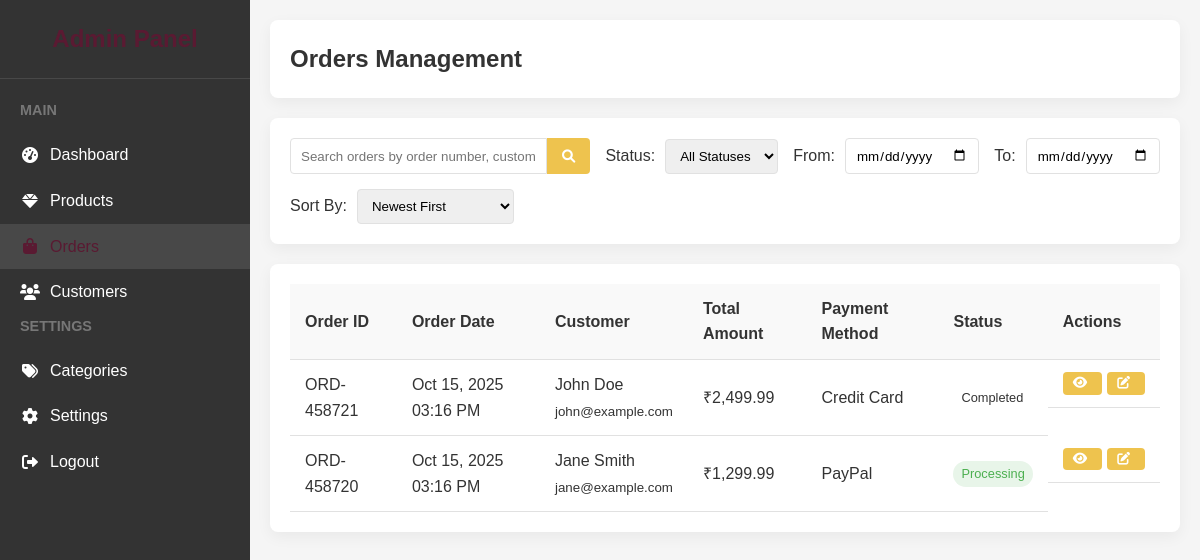
/admin/orders.php (signed in), run on the app's committed database.
### tables this page shows
CREATE TABLE IF NOT EXISTS orders (
  id INT AUTO_INCREMENT PRIMARY KEY,
  order_number VARCHAR(20) NOT NULL UNIQUE,
  customer_id INT,
  total_amount DECIMAL(10,2) NOT NULL,
  shipping_address TEXT NOT NULL,
  payment_method VARCHAR(50) NOT NULL,
  status VARCHAR(20) NOT NULL DEFAULT 'Processing',
  created_at TIMESTAMP DEFAULT CURRENT_TIMESTAMP,
  FOREIGN KEY (customer_id) REFERENCES customers(id) ON DELETE SET NULL
);

CREATE TABLE IF NOT EXISTS customers (
  id INT AUTO_INCREMENT PRIMARY KEY,
  first_name VARCHAR(50) NOT NULL,
  last_name VARCHAR(50) NOT NULL,
  email VARCHAR(100) NOT NULL UNIQUE,
  password VARCHAR(255) NOT NULL,
  phone VARCHAR(20),
  address TEXT,
  city VARCHAR(50),
  state VARCHAR(50),
  zip VARCHAR(20),
  country VARCHAR(50),
  created_at TIMESTAMP DEFAULT CURRENT_TIMESTAMP
);

### admin/orders.php (the view, shortened to what this page needs)
<?php
require_once "../includes/config.php";
$search = "";
$filter_date_from = "";
$filter_date_to = "";
$sort = "date_desc";
$page = 1;
$limit = 10;
$offset = ($page - 1) * $limit;
$base_query = "FROM orders o
              LEFT JOIN customers c ON o.customer_id = c.id
              WHERE 1=1";
$order_by = "";
switch($sort) {
    case "date_desc":
        $order_by = "o.created_at DESC";
        break;
}
function formatIndianCurrency($amount) {
    $formatted = number_format((float)$amount, 2, '.', ',');
    return '₹' . $formatted;
}
$orders = [];
$sql = "SELECT o.*, CONCAT(c.first_name, ' ', c.last_name) as customer_name, c.email as customer_email "
      . $base_query . " ORDER BY " . $order_by . " LIMIT " . $offset . ", " . $limit;
if($result = mysqli_query($conn, $sql)) {
    while($row = mysqli_fetch_assoc($result)) {
        $orders[] = $row;
    }
}
?>
<!DOCTYPE html>
<html lang="en">
<head>
    <link rel="stylesheet" href="https://cdnjs.cloudflare.com/ajax/libs/font-awesome/6.0.0-beta3/css/all.min.css">
</head>
<body>
    <div class="admin-container">
        <div class="sidebar">
            <div class="sidebar-header">
                <h2>Admin Panel</h2>
            </div>
            <div class="sidebar-menu">
                <h3>Main</h3>
                <a href="dashboard.php" class="menu-item">
                    <i class="fas fa-tachometer-alt"></i>
                    <span>Dashboard</span>
                </a>
                <a href="products.php" class="menu-item">
                    <i class="fas fa-gem"></i>
                    <span>Products</span>
                </a>
                <a href="orders.php" class="menu-item active">
                    <i class="fas fa-shopping-bag"></i>
                    <span>Orders</span>
                </a>
                <a href="customers.php" class="menu-item">
                    <i class="fas fa-users"></i>
                    <span>Customers</span>
                </a>
                <h3>Settings</h3>
                <a href="categories.php" class="menu-item">
                    <i class="fas fa-tags"></i>
                    <span>Categories</span>
                </a>
                <a href="settings.php" class="menu-item">
                    <i class="fas fa-cog"></i>
                    <span>Settings</span>
                </a>
                <a href="logout.php" class="menu-item">
                    <i class="fas fa-sign-out-alt"></i>
                    <span>Logout</span>
                </a>
            </div>
        </div>
        <div class="main-content">
            <div class="header">
                <div class="header-title">
                    <h1>Orders Management</h1>
                </div>
            </div>
            <div class="filter-bar">
                <form action="" method="get" class="search-form">
                    <input type="text" name="search" class="search-input" placeholder="Search orders by order number, customer..." value="<?php echo htmlspecialchars($search); ?>">
                    <button type="submit" class="search-btn">
                        <i class="fas fa-search"></i>
                    </button>
                </form>
                <div class="filter-group">
                    <label for="status">Status:</label>
                    <select name="status" id="status" class="filter-select" onchange="this.form.submit()">
                        <option value="">All Statuses</option>
                    </select>
                </div>
                <div class="filter-group">
                    <label for="date_from">From:</label>
                    <input type="date" name="date_from" id="date_from" class="filter-input" value="<?php echo $filter_date_from; ?>" onchange="this.form.submit()">
                </div>
                <div class="filter-group">
                    <label for="date_to">To:</label>
                    <input type="date" name="date_to" id="date_to" class="filter-input" value="<?php echo $filter_date_to; ?>" onchange="this.form.submit()">
                </div>
                <div class="filter-group">
                    <label for="sort">Sort By:</label>
                    <select name="sort" id="sort" class="filter-select" onchange="this.form.submit()">
                        <option value="date_desc" <?php echo ($sort == 'date_desc') ? 'selected' : ''; ?>>Newest First</option>
                    </select>
                </div>
            </div>
            <div class="content-card">
                <?php if(count($orders) > 0): ?>
                <table class="orders-table">
                    <thead>
                        <tr>
                            <th>Order ID</th>
                            <th>Order Date</th>
                            <th>Customer</th>
                            <th>Total Amount</th>
                            <th>Payment Method</th>
                            <th>Status</th>
                            <th>Actions</th>
                        </tr>
                    </thead>
                    <tbody>
                        <?php foreach($orders as $order): ?>
                        <tr>
                            <td data-label="Order ID"><?php echo $order['order_number'] ?? $order['id']; ?></td>
                            <td data-label="Order Date"><?php echo date("M d, Y h:i A", strtotime($order['created_at'])); ?></td>
                            <td data-label="Customer">
                                <?php
                                if(isset($order['customer_name']) && !empty($order['customer_name'])) {
                                    echo htmlspecialchars($order['customer_name']) . '<br>';
                                    echo '<small>' . htmlspecialchars($order['customer_email']) . '</small>';
                                } else {
                                    echo 'Guest Order';
                                }
                                ?>
                            </td>
                            <td data-label="Total Amount"><?php echo formatIndianCurrency($order['total_amount']); ?></td>
                            <td data-label="Payment Method"><?php echo htmlspecialchars($order['payment_method']); ?></td>
                            <td data-label="Status">
                                <?php
                                $status_class = 'status-' . strtolower($order['status']);
                                echo '<span class="order-status ' . $status_class . '">' . $order['status'] . '</span>';
                                ?>
                            </td>
                            <td data-label="Actions" class="action-cell">
                                <a href="order-detail.php?id=<?php echo $order['id']; ?>" class="btn btn-sm">
                                    <i class="fas fa-eye"></i>
                                </a>
                                <button class="btn btn-sm" onclick="openStatusModal(<?php echo $order['id']; ?>, '<?php echo $order['status']; ?>')">
                                    <i class="fas fa-edit"></i>
                                </button>
                            </td>
                        </tr>
                        <?php endforeach; ?>
                    </tbody>
                </table>
                <?php else: ?>
                <div class="empty-state">
                    <p>No orders found matching your criteria.</p>
                </div>
                <?php endif; ?>
            </div>
        </div>
    </div>
</body>
</html>

### admin/orders.php (style rules this page uses)
:root { --primary-color: #5a1a32; --secondary-color: #eec34e; --light-color: #f0f0f0; --dark-color: #333; --accent-color: #edd6dc; --grey-color: #777; --border-color: #e1e1e1; --sidebar-width: 250px; }
* { margin: 0; padding: 0; box-sizing: border-box; }
body { font-family: 'Poppins', sans-serif; line-height: 1.6; color: var(--dark-color); background-color: #f5f5f5; }
.admin-container { display: flex; min-height: 100vh; }
.sidebar { width: var(--sidebar-width); background-color: var(--dark-color); color: white; position: fixed; height: 100vh; overflow-y: auto; }
.sidebar-header { padding: 20px; text-align: center; border-bottom: 1px solid rgba(255, 255, 255, 0.1); }
.sidebar-header h2 { color: var(--primary-color); }
.sidebar-menu { padding: 20px 0; }
.sidebar-menu h3 { padding: 0 20px; font-size: 0.9rem; text-transform: uppercase; margin-bottom: 10px; color: var(--grey-color); }
.menu-item { padding: 10px 20px; display: flex; align-items: center; transition: all 0.3s ease; text-decoration: none; color: white; }
.menu-item.active, .menu-item:hover { background-color: rgba(255, 255, 255, 0.1); color: var(--primary-color); }
.menu-item i { margin-right: 10px; width: 20px; text-align: center; }
.main-content { flex: 1; margin-left: var(--sidebar-width); padding: 20px; }
.header { display: flex; justify-content: space-between; align-items: center; padding: 20px; background-color: white; border-radius: 8px; box-shadow: 0 5px 15px rgba(0, 0, 0, 0.05); margin-bottom: 20px; }
.header-title h1 { font-size: 1.5rem; color: var(--dark-color); }
.btn { background-color: var(--secondary-color); color: white; border: none; padding: 8px 15px; border-radius: 4px; cursor: pointer; transition: all 0.3s ease; text-decoration: none; font-size: 0.9rem; display: inline-flex; align-items: center; }
.btn i { margin-right: 5px; }
.btn-sm { padding: 5px 10px; font-size: 0.8rem; }
.filter-bar { display: flex; flex-wrap: wrap; gap: 15px; background-color: white; border-radius: 8px; box-shadow: 0 5px 15px rgba(0, 0, 0, 0.05); padding: 20px; margin-bottom: 20px; }
.filter-group { display: flex; align-items: center; }
.filter-group label { margin-right: 10px; font-weight: 500; }
.filter-select, .filter-input { padding: 8px 10px; border: 1px solid var(--border-color); border-radius: 4px; font-family: inherit; }
.search-form { display: flex; flex-grow: 1; }
.search-input { flex-grow: 1; padding: 8px 10px; border: 1px solid var(--border-color); border-radius: 4px 0 0 4px; font-family: inherit; }
.search-btn { background-color: var(--secondary-color); color: white; border: none; padding: 8px 15px; border-radius: 0 4px 4px 0; cursor: pointer; }
.content-card { background-color: white; border-radius: 8px; box-shadow: 0 5px 15px rgba(0, 0, 0, 0.05); padding: 20px; margin-bottom: 20px; overflow-x: auto; }
.orders-table { width: 100%; border-collapse: collapse; }
.orders-table th, .orders-table td { padding: 12px 15px; text-align: left; border-bottom: 1px solid var(--border-color); }
.orders-table th { background-color: #f9f9f9; font-weight: 600; color: var(--dark-color); }
.order-status { padding: 3px 8px; border-radius: 20px; font-size: 0.8rem; font-weight: 500; display: inline-block; text-align: center; }
.status-processing { background-color: #e8f5e9; color: #4caf50; }
.action-cell { display: flex; gap: 5px; }

### data on the page
orders: order_number "ORD-458721", created_at "Oct 15, 2025 03:16 PM", customer_name "John Doe", customer.email "john@example.com", total_amount "₹2,499.99", payment_method "Credit Card", status "Completed"
orders: order_number "ORD-458720", created_at "Oct 15, 2025 03:16 PM", customer_name "Jane Smith", customer.email "jane@example.com", total_amount "₹1,299.99", payment_method "PayPal", status "Processing"
